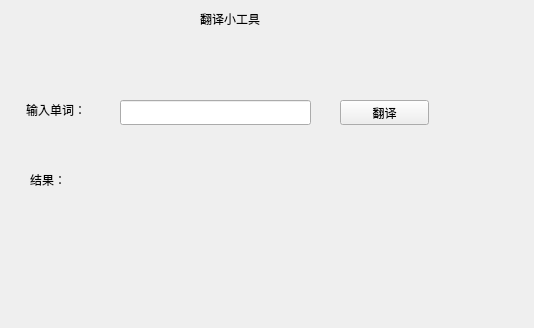
<?xml version="1.0" encoding="UTF-8"?>
<ui version="4.0">
 <class>Widget</class>
 <widget class="QWidget" name="Widget">
  <property name="geometry">
   <rect>
    <x>0</x>
    <y>0</y>
    <width>534</width>
    <height>328</height>
   </rect>
  </property>
  <property name="windowTitle">
   <string>中英互译小词典</string>
  </property>
  <widget class="QLabel" name="label">
   <property name="geometry">
    <rect>
     <x>200</x>
     <y>10</y>
     <width>101</width>
     <height>17</height>
    </rect>
   </property>
   <property name="text">
    <string>翻译小工具</string>
   </property>
  </widget>
  <widget class="QLabel" name="label_3">
   <property name="geometry">
    <rect>
     <x>26</x>
     <y>100</y>
     <width>81</width>
     <height>20</height>
    </rect>
   </property>
   <property name="text">
    <string>输入单词：</string>
   </property>
  </widget>
  <widget class="QLineEdit" name="edit_etoc">
   <property name="geometry">
    <rect>
     <x>120</x>
     <y>100</y>
     <width>191</width>
     <height>25</height>
    </rect>
   </property>
  </widget>
  <widget class="QPushButton" name="btn_etoc">
   <property name="geometry">
    <rect>
     <x>340</x>
     <y>100</y>
     <width>89</width>
     <height>25</height>
    </rect>
   </property>
   <property name="text">
    <string>翻译</string>
   </property>
  </widget>
  <widget class="QLabel" name="label_4">
   <property name="geometry">
    <rect>
     <x>30</x>
     <y>170</y>
     <width>51</width>
     <height>20</height>
    </rect>
   </property>
   <property name="text">
    <string>结果：</string>
   </property>
  </widget>
  <widget class="QLabel" name="lbl_result">
   <property name="geometry">
    <rect>
     <x>100</x>
     <y>190</y>
     <width>381</width>
     <height>111</height>
    </rect>
   </property>
   <property name="text">
    <string/>
   </property>
  </widget>
 </widget>
 <resources/>
 <connections/>
</ui>
